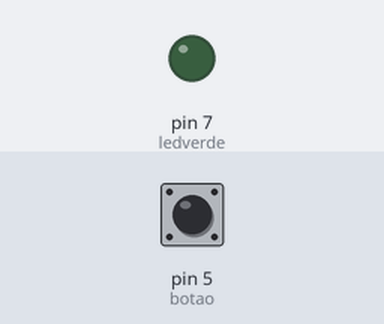
Simulated run of this sketch. Board: Arduino Uno, built with avr-gcc and run on an emulated ATmega328P. Shown: output pins drawn as LEDs (lit = HIGH). Dashed ring = blinking. The inputs (shaded band) are chosen by the test bench; at power-on: pin 5 (botao) HIGH.

Above: at 1.2 s.
1.3 s: pin 5 (botao) pulled LOW for 1 s
At 3.4 s:
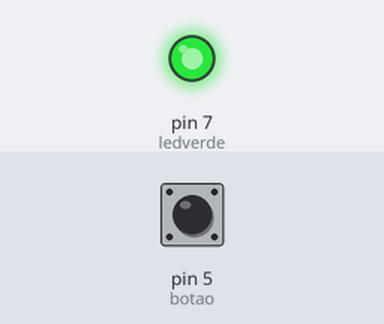
3.9 s: pin 5 (botao) pulled LOW for 0.25 s
At 4.8 s:
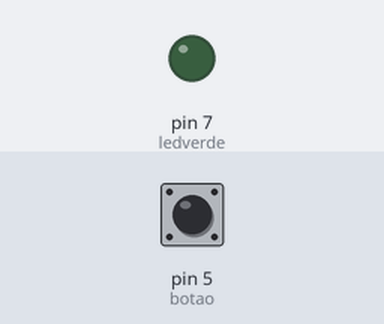
5.7 s: pin 5 (botao) pulled LOW for 3.2 s
At 6.1 s:
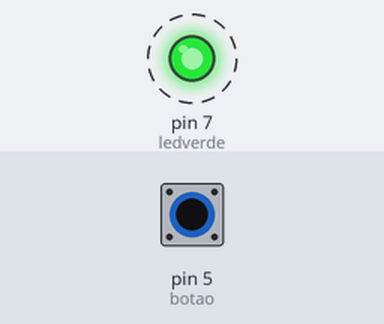
Timing chart, 0 to 10.5 s (numbered marks = the images above; inputs shaded):
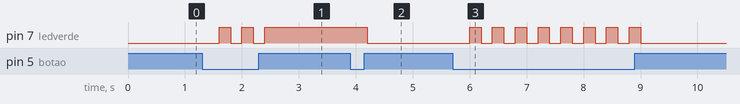

The sketch:

ESTADOBOTAO_LED_JEOVA.ino
```cpp
int botao=5, ledverde=7;
bool estadoled=0;
void setup() {
pinMode(ledverde, OUTPUT);
pinMode(botao, INPUT_PULLUP);

}
void loop () {
  int estadobotao=digitalRead(botao);
  delay(200);
  if(estadobotao==0){
    estadoled=!estadoled;
    digitalWrite(ledverde, estadoled);
  }
}
```

Measured:
- after the input at 1.3 s, pin 7 (ledverde): alternates HIGH for 0.20 s and LOW for 0.20 s, 5 changes in all, then stays HIGH, starting after 0.30 s
- after the input at 3.9 s, pin 7 (ledverde): HIGH → LOW after 0.30 s
- after the input at 5.7 s, pin 7 (ledverde): alternates HIGH for 0.20 s and LOW for 0.20 s, 16 changes in all, then stays LOW, starting after 0.30 s
